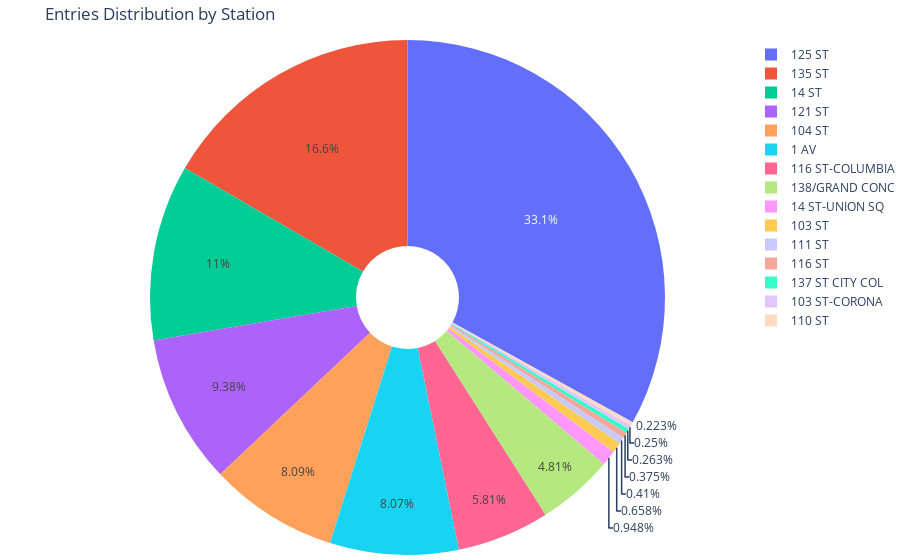

Notebook code for this chart:
### Markdown cell above
### Show the total entries by station, use a subset of data for performance

### Code cell
import plotly.express as px
import plotly.graph_objects as go
 
df_stations =  df_station_totals.head(15)

donut_chart = go.Figure(data=[go.Pie(labels=df_stations["STATION"], values=df_stations["ENTRIES"], hole=.2)])
donut_chart.update_layout(title_text='Entries Distribution by Station', margin=dict(t=40, b=0, l=10, r=10))
donut_chart.show()

### Figure 1 — Plotly figure (JSON) as saved in the notebook; plotly's stock layout.template omitted (floating-point values rounded to 4 significant figures)
{"data": [{"hole": 0.2, "labels": ["1 AV", "103 ST", "103 ST-CORONA", "104 ST", "110 ST", "111 ST", "116 ST", "116 ST-COLUMBIA", "121 ST", "125 ST", "135 ST", "137 ST CITY COL", "138/GRAND CONC", "14 ST", "14 ST-UNION SQ"], "type": "pie", "values": [70679158383, 5767360208, 2189324105, 70890432144, 1951893713, 3593562828, 3288325385, 50918989715, 82169352564, 289686911715, 145644195817, 2301402990, 42108189723, 96812650762, 8303963249]}], "layout": {"margin": {"b": 0, "l": 10, "r": 10, "t": 40}, "title": {"text": "Entries Distribution by Station"}}}
